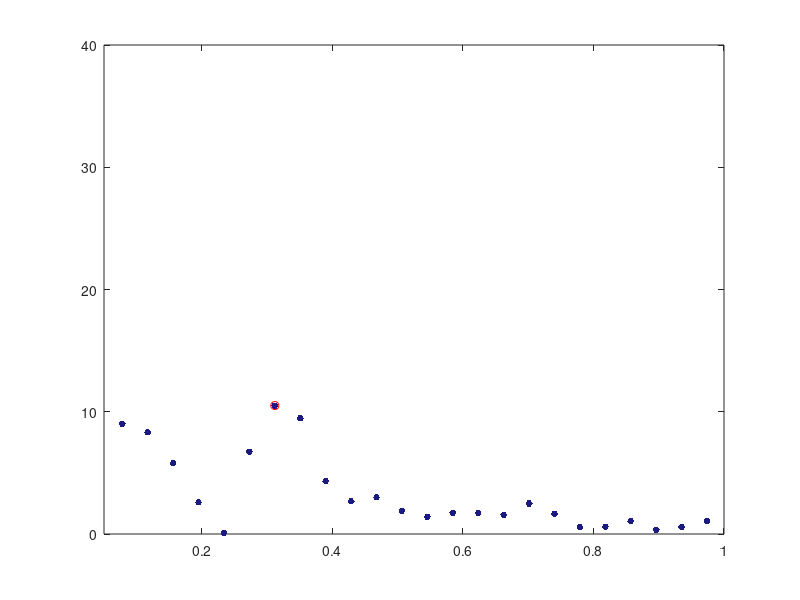

This figure's MATLAB source: (Note: this script raises an error after producing the figure.)
clear all; close all; clc

C1 = load('Sheng1.mat');

AlAf_1  = zeros(101,143);
cg1 = 0;
Peaks1 = zeros(30,2);
Before = zeros(50,101);
During = zeros(143,101);
After = zeros(143,101);

for i = 1:101
    i
    F1 = C1.UV8MX_data(1,i).YFP;
    M = 50;
    if (F1(end) > -1)
        cg1 = cg1 + 1;
        g = find(F1(50:end) == max(F1(50:end)))+49;
        Peaks1(cg1,2) = F1(g); Peaks1(cg1,1) = g;
        Before(:,cg1) = F1(1:50)';
        L = find(F1 < mean(F1)); LL = L(min(find(L > g)));
        During(1:LL-M+1,cg1) = F1(M:LL);
        After(1:143-LL+1,cg1) = F1(LL:end);
        AlAf_1(cg1,1:length(F1)) = F1;
        
        if (LL < 70)
            Fs = 3;  T = 1/Fs;
            X1 = After(1:143-LL+1,cg1);
            Y1 = fft(X1)/1;
            L = length(X1);
            P2 = (abs(Y1/L)); P1 = P2(1:L/2+1);
            P1(2:end-1) = 2*P1(2:end-1);
            f = Fs*(0:(L/2))/L; [apD bpD] = max(P1(5:end));
            plot(f,P1,'.','color',[0.1 0.1 0.5],'MarkerSize',15); hold on; plot(f(bpD+4),apD,'ro');
            axis([0.05 1 0 40])
            goodplot
        end
        %
        %     X1 = Before(1:50,cg1);
        %     Y1 = fft(X1)/1;
        %     L = length(X1);
        %     P2 = (abs(Y1/L)); P1 = P2(1:L/2+1);
        %     P1(2:end-1) = 2*P1(2:end-1);
        %     f = Fs*(0:(L/2))/L; [apD bpD] = max(P1(3:end));
        %     plot(f,P1,'.','color',[0.1 0.1 0.5],'MarkerSize',15); hold on; plot(f(bpD+2),apD,'ro');
        %     goodplot
        %
%         figure(2)
%         subplot(1,2,cg1)
%     l1 = linspace(1,50/3,50);
%     plot(l1,Before(:,cg1),'LineWidth',3); hold on
%     l2 = linspace(M/3,LL/3,LL-M+1);
%     plot(l2,During(1:LL-M+1,cg1),'LineWidth',3);
%     l3 = linspace(LL/3,142/3,143-LL);
%     plot(l3,After(1:143-LL,cg1),'LineWidth',3);
%     plot(ones(30,1)*50/3,linspace(0,250,30),'.k','MarkerSize',12)
%     plot(linspace(0,143/3,30),ones(30,1)*mean(Before(:,cg1)),'--','color',[0.1 0.5 0.1])
%     goodplot
        
        
    end
    

    
end

% figure;
% 
% % plot(AlAf_1(:,:)','-.'); hold on;
% l1 = linspace(1,50/3,50);
% plot(l1,Before(:,1),'LineWidth',3); hold on
% l2 = linspace(M/3,LL/3,LL-M+1);
% plot(l2,During(1:LL-M+1,1),'LineWidth',3);
% l3 = linspace(LL/3,142/3,143-LL);
% plot(l3,After(1:143-LL,1),'LineWidth',3);
% plot(ones(30,1)*50/3,linspace(0,250,30),'.k','MarkerSize',12)
% plot(linspace(0,143/3,30),ones(30,1)*mean(Before(:,1)),'--','color',[0.1 0.5 0.1])
% goodplot